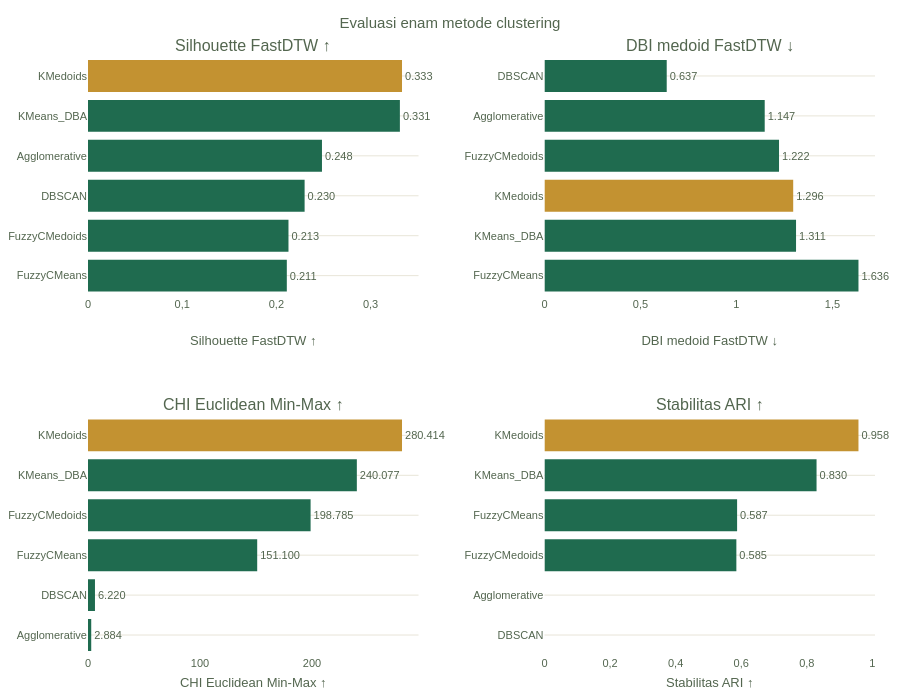
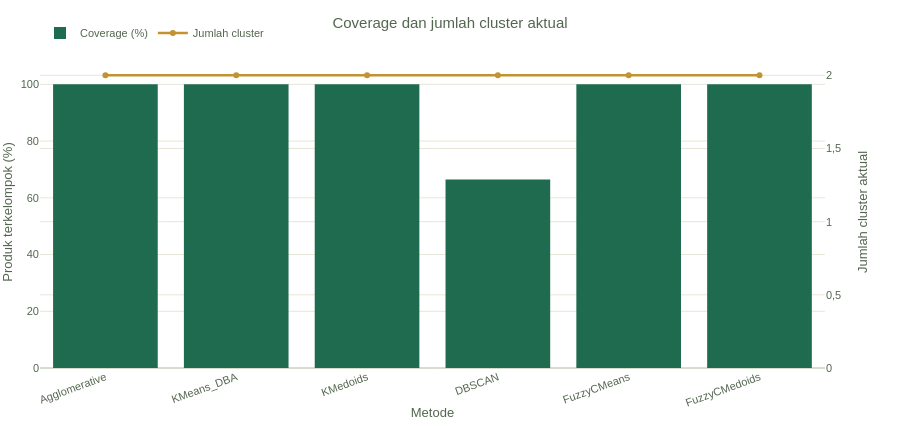

The notebook cell these images were saved under, in order:
### Markdown cell above
### Interpretasi evaluasi

Nilai Silhouette yang lebih tinggi menunjukkan cluster lebih terpisah pada jarak FastDTW, tetapi belum tentu berarti segmentasi paling berguna secara bisnis. Skor perlu dibaca bersama jumlah anggota terkecil, coverage, DBI, stabilitas, serta profil penjualan asli. Khusus DBSCAN, Silhouette hanya dihitung pada produk non-noise sehingga tidak boleh dibandingkan tanpa melihat coverage. ARI/NMI yang tinggi antarmetode berarti partisi lebih mirip, bukan lebih benar.

**Pemeriksaan dominasi minggu nol:** `Eta2_Minggu_Nol` mengukur proporsi variasi jumlah minggu tanpa penjualan yang dapat diterangkan oleh label cluster. Nilai mendekati 1 menunjukkan partisi sangat berkaitan dengan frekuensi minggu nol. Ini penting karena Min-Max per produk tidak menghapus pola nol; model dapat lebih banyak memisahkan produk berdasarkan sparsity daripada bentuk tren aktifnya. Jika nilai ini melewati ambang `SHAPE_MAX_ETA_ZERO`, hasil tidak lolos guardrail shape dan ranking hanya ditampilkan sebagai fallback.

### Code cell
comparison_figures = {
    "metrics_comparison": create_metrics_comparison_figure(metrics, config),
    "coverage": create_coverage_figure(metrics, config),
    "ari_heatmap": create_similarity_heatmap(ari_matrix, "ARI", config),
    "nmi_heatmap": create_similarity_heatmap(nmi_matrix, "NMI", config),
    "tuning_k": create_tuning_k_figure(tuning_per_k, config),
    "dbscan_tuning": create_dbscan_tuning_figure(experiment["tuning"]["DBSCAN"], config),
}
for figure_name, figure in comparison_figures.items():
    print(figure_name)
    display(figure)

### Figure 1 — Plotly figure (JSON) as saved in the notebook; plotly's stock layout.template omitted (floating-point values rounded to 4 significant figures)
{"data": [{"cliponaxis": false, "hovertemplate": "%{y}<br>Nilai: %{x:.4f}<extra></extra>", "marker": {"color": ["#C39231", "#1F6B4F", "#1F6B4F", "#1F6B4F", "#1F6B4F", "#1F6B4F"]}, "orientation": "h", "showlegend": false, "text": ["0.333", "0.331", "0.248", "0.230", "0.213", "0.211"], "textposition": "outside", "type": "bar", "x": [0.3334, 0.3311, 0.2484, 0.23, 0.2128, 0.2111], "xaxis": "x", "y": ["KMedoids", "KMeans_DBA", "Agglomerative", "DBSCAN", "FuzzyCMedoids", "FuzzyCMeans"], "yaxis": "y"}, {"cliponaxis": false, "hovertemplate": "%{y}<br>Nilai: %{x:.4f}<extra></extra>", "marker": {"color": ["#1F6B4F", "#1F6B4F", "#1F6B4F", "#C39231", "#1F6B4F", "#1F6B4F"]}, "orientation": "h", "showlegend": false, "text": ["0.637", "1.147", "1.222", "1.296", "1.311", "1.636"], "textposition": "outside", "type": "bar", "x": [0.6369, 1.147, 1.222, 1.296, 1.311, 1.636], "xaxis": "x2", "y": ["DBSCAN", "Agglomerative", "FuzzyCMedoids", "KMedoids", "KMeans_DBA", "FuzzyCMeans"], "yaxis": "y2"}, {"cliponaxis": false, "hovertemplate": "%{y}<br>Nilai: %{x:.4f}<extra></extra>", "marker": {"color": ["#C39231", "#1F6B4F", "#1F6B4F", "#1F6B4F", "#1F6B4F", "#1F6B4F"]}, "orientation": "h", "showlegend": false, "text": ["280.414", "240.077", "198.785", "151.100", "6.220", "2.884"], "textposition": "outside", "type": "bar", "x": [280.4, 240.1, 198.8, 151.1, 6.22, 2.884], "xaxis": "x3", "y": ["KMedoids", "KMeans_DBA", "FuzzyCMedoids", "FuzzyCMeans", "DBSCAN", "Agglomerative"], "yaxis": "y3"}, {"cliponaxis": false, "hovertemplate": "%{y}<br>Nilai: %{x:.4f}<extra></extra>", "marker": {"color": ["#C39231", "#1F6B4F", "#1F6B4F", "#1F6B4F", "#1F6B4F", "#1F6B4F"]}, "orientation": "h", "showlegend": false, "text": ["0.958", "0.830", "0.587", "0.585", "tidak diuji", "tidak diuji"], "textposition": "outside", "type": "bar", "x": [0.9576, 0.8298, 0.5875, 0.5852, NaN, NaN], "xaxis": "x4", "y": ["KMedoids", "KMeans_DBA", "FuzzyCMeans", "FuzzyCMedoids", "Agglomerative", "DBSCAN"], "yaxis": "y4"}], "layout": {"annotations": [{"font": {"size": 16}, "showarrow": false, "text": "Silhouette FastDTW ↑", "x": 0.21, "xanchor": "center", "xref": "paper", "y": 1, "yanchor": "bottom", "yref": "paper"}, {"font": {"size": 16}, "showarrow": false, "text": "DBI medoid FastDTW ↓", "x": 0.79, "xanchor": "center", "xref": "paper", "y": 1, "yanchor": "bottom", "yref": "paper"}, {"font": {"size": 16}, "showarrow": false, "text": "CHI Euclidean Min-Max ↑", "x": 0.21, "xanchor": "center", "xref": "paper", "y": 0.4, "yanchor": "bottom", "yref": "paper"}, {"font": {"size": 16}, "showarrow": false, "text": "Stabilitas ARI ↑", "x": 0.79, "xanchor": "center", "xref": "paper", "y": 0.4, "yanchor": "bottom", "yref": "paper"}], "colorway": ["#1F6B4F", "#C39231", "#6285A0", "#9A6775", "#8A78A1"], "font": {"color": "#53664F", "family": "Plus Jakarta Sans, Arial", "size": 11}, "height": 690, "hoverlabel": {"bgcolor": "#FFFDF7", "font": {"size": 12}}, "legend": {"font": {"size": 11}, "orientation": "h", "x": 0, "y": 1.12}, "margin": {"b": 15, "l": 8, "r": 25, "t": 56}, "paper_bgcolor": "rgba(0,0,0,0)", "plot_bgcolor": "rgba(0,0,0,0)", "separators": ",.", "title": {"text": "Evaluasi enam metode clustering"}, "transition": {"duration": 0}, "xaxis": {"anchor": "y", "automargin": true, "domain": [0, 0.42], "gridcolor": "#E8E5D8", "showgrid": false, "title": {"text": "Silhouette FastDTW ↑"}, "zeroline": false}, "xaxis2": {"anchor": "y2", "automargin": true, "domain": [0.58, 1], "gridcolor": "#E8E5D8", "showgrid": false, "title": {"text": "DBI medoid FastDTW ↓"}, "zeroline": false}, "xaxis3": {"anchor": "y3", "automargin": true, "domain": [0, 0.42], "gridcolor": "#E8E5D8", "showgrid": false, "title": {"text": "CHI Euclidean Min-Max ↑"}, "zeroline": false}, "xaxis4": {"anchor": "y4", "automargin": true, "domain": [0.58, 1], "gridcolor": "#E8E5D8", "showgrid": false, "title": {"text": "Stabilitas ARI ↑"}, "zeroline": false}, "yaxis": {"anchor": "x", "automargin": true, "autorange": "reversed", "domain": [0.6, 1], "gridcolor": "#E8E5D8", "zerolinecolor": "#C9D2BE"}, "yaxis2": {"anchor": "x2", "automargin": true, "autorange": "reversed", "domain": [0.6, 1], "gridcolor": "#E8E5D8", "zerolinecolor": "#C9D2BE"}, "yaxis3": {"anchor": "x3", "automargin": true, "autorange": "reversed", "domain": [0, 0.4], "gridcolor": "#E8E5D8", "zerolinecolor": "#C9D2BE"}, "yaxis4": {"anchor": "x4", "automargin": true, "autorange": "reversed", "domain": [0, 0.4], "gridcolor": "#E8E5D8", "zerolinecolor": "#C9D2BE"}}}

### Figure 2 — Plotly figure (JSON) as saved in the notebook; plotly's stock layout.template omitted (floating-point values rounded to 4 significant figures)
{"data": [{"marker": {"color": "#1F6B4F"}, "name": "Coverage (%)", "type": "bar", "x": ["Agglomerative", "KMeans_DBA", "KMedoids", "DBSCAN", "FuzzyCMeans", "FuzzyCMedoids"], "xaxis": "x", "y": [100.0, 100.0, 100.0, 66.46, 100.0, 100.0], "yaxis": "y"}, {"line": {"color": "#C39231", "width": 2.5}, "mode": "lines+markers", "name": "Jumlah cluster", "type": "scatter", "x": ["Agglomerative", "KMeans_DBA", "KMedoids", "DBSCAN", "FuzzyCMeans", "FuzzyCMedoids"], "xaxis": "x", "y": [2, 2, 2, 2, 2, 2], "yaxis": "y2"}], "layout": {"colorway": ["#1F6B4F", "#C39231", "#6285A0", "#9A6775", "#8A78A1"], "font": {"color": "#53664F", "family": "Plus Jakarta Sans, Arial", "size": 11}, "height": 430, "hoverlabel": {"bgcolor": "#FFFDF7", "font": {"size": 12}}, "legend": {"font": {"size": 11}, "orientation": "h", "x": 0, "y": 1.12}, "margin": {"b": 15, "l": 8, "r": 25, "t": 56}, "paper_bgcolor": "rgba(0,0,0,0)", "plot_bgcolor": "rgba(0,0,0,0)", "separators": ",.", "title": {"text": "Coverage dan jumlah cluster aktual"}, "transition": {"duration": 0}, "xaxis": {"anchor": "y", "automargin": true, "domain": [0, 0.94], "showgrid": false, "tickangle": -20, "title": {"text": "Metode"}, "zeroline": false}, "yaxis": {"anchor": "x", "automargin": true, "domain": [0, 1], "gridcolor": "#E8E5D8", "range": [0, 110], "title": {"text": "Produk terkelompok (%)"}, "zerolinecolor": "#C9D2BE"}, "yaxis2": {"anchor": "x", "automargin": true, "gridcolor": "#E8E5D8", "overlaying": "y", "rangemode": "tozero", "side": "right", "title": {"text": "Jumlah cluster aktual"}, "zerolinecolor": "#C9D2BE"}}}
